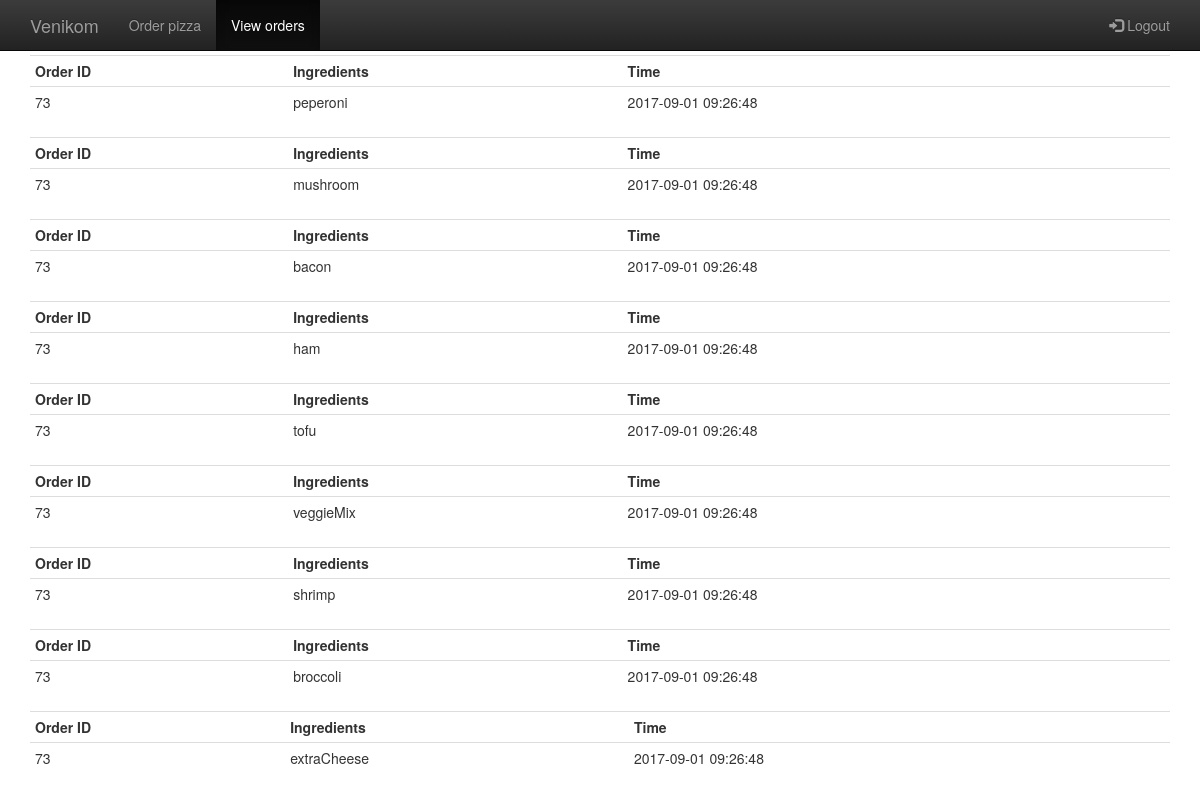
Screenshot of /orderIngr.php?id=73 with the database file from the repository.
### tables this page shows
CREATE TABLE `tbl_ingredients` (
  `id` int(11) NOT NULL,
  `order_id` int(11) NOT NULL DEFAULT '0',
  `ingredient` varchar(255) NOT NULL DEFAULT 'none',
  `createdAt` datetime NOT NULL DEFAULT CURRENT_TIMESTAMP
);

CREATE TABLE `pizza` (
  `id` int(11) NOT NULL,
  `name` varchar(64) NOT NULL,
  `address` varchar(128) NOT NULL,
  `ingredients` varchar(500) NOT NULL DEFAULT 'none',
  `size` text NOT NULL,
  `createdAt` timestamp NOT NULL DEFAULT CURRENT_TIMESTAMP ON UPDATE CURRENT_TIMESTAMP
);

### orderIngr.php (the view, shortened to what this page needs)
<?php
require_once ('config.php');
?>
<!DOCTYPE html>
<html>
<head>
<link rel="stylesheet" href="https://maxcdn.bootstrapcdn.com/bootstrap/3.3.7/css/bootstrap.min.css">
<link rel="stylesheet" href="https://maxcdn.bootstrapcdn.com/bootstrap/3.3.7/css/bootstrap-theme.min.css">
<link rel="stylesheet" href="https://cdnjs.cloudflare.com/ajax/libs/jquery-confirm/3.3.0/jquery-confirm.min.css">
<link rel="stylesheet" href="style.css" type="text/css">
</head>
<body>
<nav id="header" class="navbar navbar-fixed-top ; navbar navbar-inverse">
            <div id="header-container" class="container navbar-container">
                <div class="navbar-header">
                    <a id="brand" class="navbar-brand" href="entry.php">Venikom</a>
                </div>
                <div id="navbar" class="collapse navbar-collapse">
                    <ul class="nav navbar-nav">
                        <li><a href="pizza.php">Order pizza</a></li>
                        <li class="active"><a href="viewOrders.php">View orders</a></li>
                    </ul>
					<ul class="nav navbar-nav navbar-right">
					<li><a href="logout.php"><span class="glyphicon glyphicon-log-in"></span> Logout</a></li>
					</ul>
                </div>
            </div>
        </nav>
<div class="container" style="margin-top: 55px;">
<?php
$orderid = $_GET["id"];
$query = "SELECT tbl_ingredients.*,pizza.* FROM tbl_ingredients,pizza WHERE tbl_ingredients.order_id = pizza.id AND tbl_ingredients.order_id ='$orderid'";
$sql = mysqli_query($connect,$query) or die(mysqli_error($connect));
while($r = mysqli_fetch_array($sql, MYSQLI_BOTH)){
echo "<table class='table table-condensed'>
<tr>
<th>Order ID</th>
<th>Ingredients</th>
<th>Time</th>
</tr>";
    echo"<tr>";
    echo"<td>" . $r['order_id'] . "</td>";
    echo"<td>" . $r['ingredient'] ."</td>";
    echo"<td>" . $r['createdAt'] . "</td>";
    echo"</tr>";
echo "</table>";
}
?>
</div>
</body>
</html>

### rows the page displays
tbl_ingredients: order "73", ingredient "peperoni", pizza.createdAt "2017-09-01 09:26:48"
tbl_ingredients: order "73", ingredient "mushroom", pizza.createdAt "2017-09-01 09:26:48"
tbl_ingredients: order "73", ingredient "bacon", pizza.createdAt "2017-09-01 09:26:48"
tbl_ingredients: order "73", ingredient "ham", pizza.createdAt "2017-09-01 09:26:48"
tbl_ingredients: order "73", ingredient "tofu", pizza.createdAt "2017-09-01 09:26:48"
tbl_ingredients: order "73", ingredient "veggieMix", pizza.createdAt "2017-09-01 09:26:48"
tbl_ingredients: order "73", ingredient "shrimp", pizza.createdAt "2017-09-01 09:26:48"
tbl_ingredients: order "73", ingredient "broccoli", pizza.createdAt "2017-09-01 09:26:48"
tbl_ingredients: order "73", ingredient "extraCheese", pizza.createdAt "2017-09-01 09:26:48"
